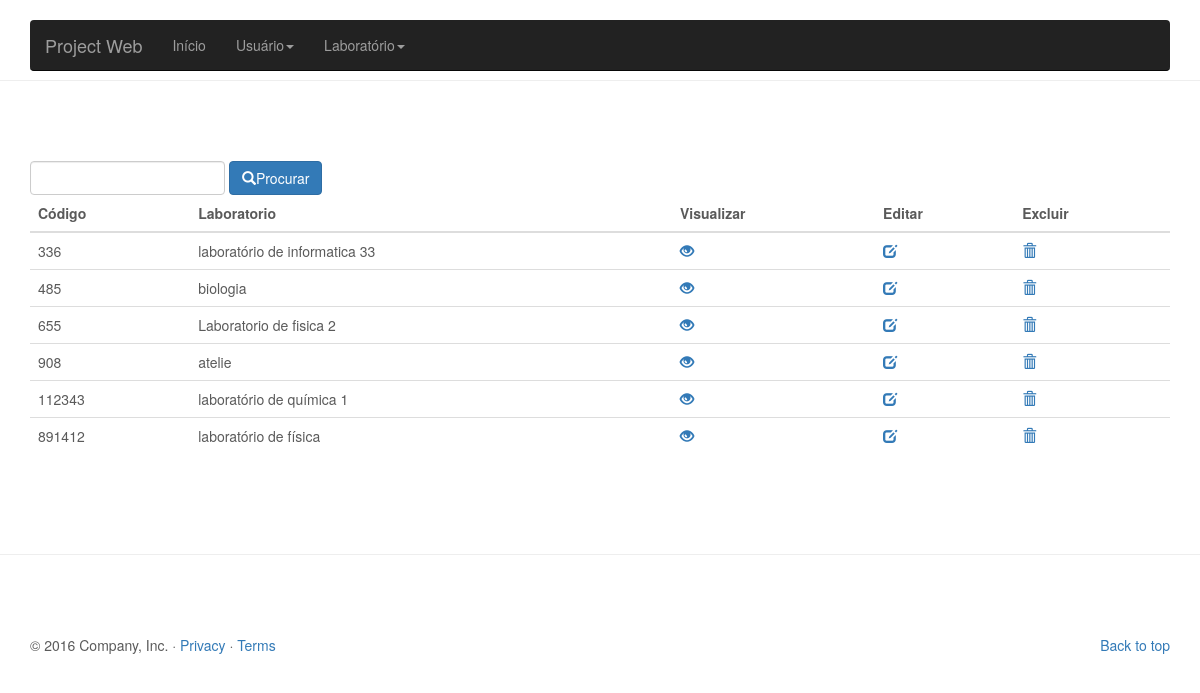
The app's page /lab/view/listarLab.php, older data.
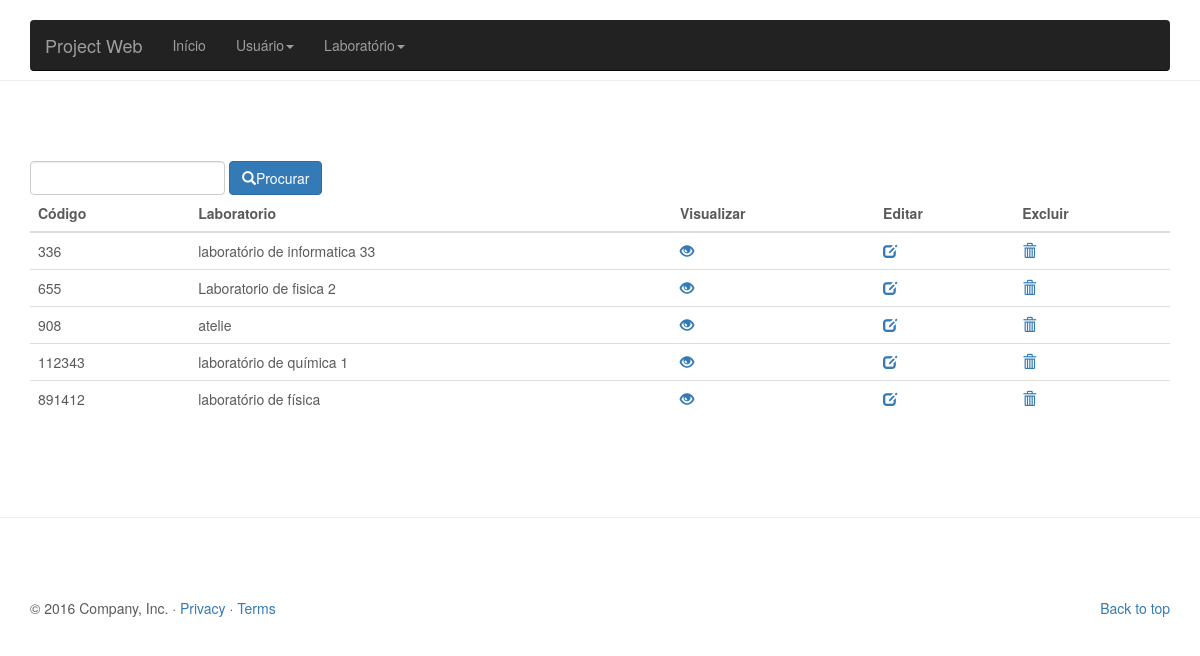
The same page, newer data.
### tables this page shows
CREATE TABLE `lab` (
  `codigo` int(11) NOT NULL,
  `nome` varchar(100) DEFAULT NULL
);

### lab/view/listarLab.php (the view, shortened to what this page needs)
<?php include '../controller/conexao.php';
  if(!empty($_REQUEST)){
    $busca = $_REQUEST['buscar'];
    $query = "SELECT * FROM lab WHERE nome LIKE '%$busca%' or codigo LIKE '%$busca%'";
  }else{
    $query = "SELECT * FROM lab";
  }
$res = mysqli_query($conn, $query);
?>
<!DOCTYPE html>
<html lang="pt-br">
  <head>
    <link href="../css/bootstrap.min.css" rel="stylesheet">
    <link href="../css/carousel.css" rel="stylesheet">
  </head>
  <body>
    <div class="navbar-wrapper">
      <div class="container">
        <nav class="navbar navbar-inverse navbar-static-top">
          <div class="container">
            <div class="navbar-header">
              <a class="navbar-brand" href="inicio.php">Project Web</a>
            </div>
            <div id="navbar" class="navbar-collapse collapse">
              <ul class="nav navbar-nav">
                <li><a href="inicio.php">Início</a></li>
                <li class="dropdown">
                  <a href="inserirUser.php" class="dropdown-toggle" data-toggle="dropdown" role="button" aria-haspopup="true" aria-expanded="false">Usuário<span class="caret"></span></a>
                  <li class="dropdown">
                  <a href="inserirUser.php" class="dropdown-toggle" data-toggle="dropdown" role="button" aria-haspopup="true" aria-expanded="false">Laboratório<span class="caret"></span></a>
                </li>
              </ul>
            </div>
          </div>
        </nav>
      </div>
    </div>
<hr class="featurette-divider">
       <div class="container">
       <form class="form-inline" method="get" action="listarLab.php">
        <input type="text" name="buscar" id="nome" class="form-control" autofocus>
        <button class="btn btn-primary" type="submit"><span class="glyphicon glyphicon-search"></span>Procurar</button>
      </form>
        <table class="table table-hover">
    <thead>
      <tr>
        <th>Código</th>
        <th>Laboratorio</th>
        <th>Visualizar</th>
        <th>Editar</th>
        <th>Excluir</th>
      </tr>
    </thead>
    <tbody>
      <?php
while($linha = mysqli_fetch_array($res)){
        echo "<tr><td>".$linha['codigo']."</td>";
        echo "<td>".$linha['nome']."</td>";
        echo "<td><a href=\"verLab.php?codigo=$linha[codigo]&nome=$linha[nome]\"<span class='glyphicon glyphicon-eye-open'></span></a></td>";
        echo "<td><a href=\"editLab.php?codigo=$linha[codigo]&nome=$linha[nome]\"><span class='glyphicon glyphicon-edit'></span></a></td>";
        echo "<td><a href=\"../controller/controllerLab.php?btn=deletar&codigo=$linha[codigo]&nome=$linha[nome]\"onClick=\"return confirm('Tem certeza que deseja excluir?')\"><span class='glyphicon glyphicon-trash'></span></a></td></tr>";
      }
    ?>
    </tbody>
  </table>
</div>
<hr class="featurette-divider">
    <div class="container marketing">
      <footer>
        <p class="pull-right"><a href="#">Back to top</a></p>
        <p>&copy; 2016 Company, Inc. &middot; <a href="#">Privacy</a> &middot; <a href="#">Terms</a></p>
      </footer>
    </div>
  </body>
</html>

### lab/css/carousel.css (style rules this page uses)
body { padding-bottom: 40px; color: #5a5a5a; }
.navbar-wrapper { position: absolute; top: 0; right: 0; left: 0; z-index: 20; }
.navbar-wrapper > .container { padding-right: 0; padding-left: 0; }
.navbar-wrapper .navbar { padding-right: 15px; padding-left: 15px; }
.navbar-wrapper .navbar .container { width: auto; }
.featurette-divider { margin: 80px 0; }
@media (min-width: 768px) { .navbar-wrapper { margin-top: 20px; } }
@media (min-width: 768px) { .navbar-wrapper .container { padding-right: 15px; padding-left: 15px; } }
@media (min-width: 768px) { .navbar-wrapper .navbar { padding-right: 0; padding-left: 0; } }
@media (min-width: 768px) { .navbar-wrapper .navbar { border-radius: 4px; } }

Row changes from the older to the newer data that the page shows:
removed lab: codigo "485", nome "biologia"
